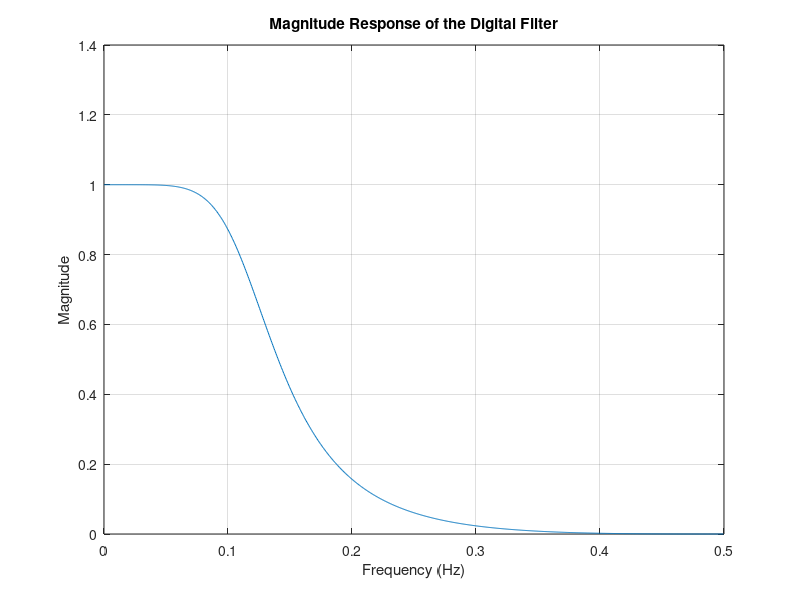

The MATLAB source for this figure:
clear all;
% Continuous-time filter design
N = 3;
Oc = 0.7867;
poles = zeros(1, N); % Initialize pole array for clarity

% Calculate poles for a Butterworth filter
for k = 0:N-1
    poles(k+1) = Oc*exp(1i*(pi+2*k*pi)/(2*N))*exp(1i*(pi/2));
end

B_ct = Oc^3; % Continuous-time numerator coefficients (gain factor)
A_ct = real(poly(poles)); % Calculate polynomial from roots and ensure real coefficients

% Print the continuous-time filter coefficients
disp('Continuous-time B coefficients:');
disp(B_ct);
disp('Continuous-time A coefficients:');
disp(A_ct);

% Construct the continuous-time transfer function
Hc_ct = tf(B_ct, A_ct);

% Discretization using bilinear transform with a sampling frequency of 1 Hz
fs = 1; % Sampling frequency (Hz)
Hd_dt = c2d(Hc_ct, 1/fs, 'tustin'); % Discretize using the bilinear transform

% Print the digital filter coefficients
[num_d, den_d] = tfdata(Hd_dt, 'v');
disp('Digital B coefficients:');
disp(num_d);
disp('Digital A coefficients:');
disp(den_d);

% Plot the magnitude of the digital filter frequency response
figure;
[h, w] = freqz(num_d, den_d, 1024, fs);
plot(w, abs(h));
xlabel('Frequency (Hz)');
ylabel('Magnitude');
title('Magnitude Response of the Digital Filter');
grid on;
